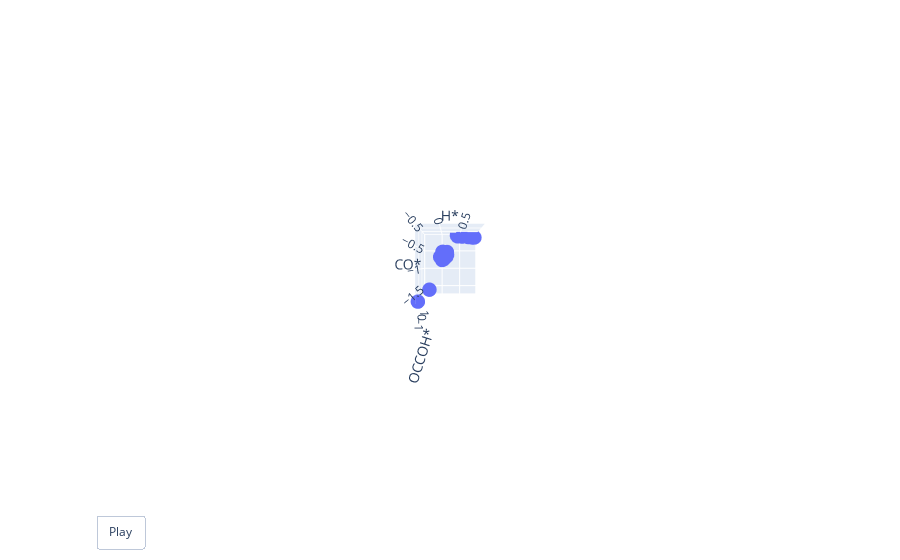

This figure's notebook cell:
### Code cell
fig = go.Figure(data=[go.Scatter3d(
    x=df['H*'],
    z=df['CO*'],
    y=df['OCCOH*'],
    mode='markers',
    marker=dict(size=5),
    #text=df['Gene'],
    #text=df['metal_facet']
    text=df['C2H4']
)])


initial_camera_position = dict(
    eye=dict(x=0, y=-5, z=0)
)

fig.update_layout(
    scene_camera=initial_camera_position,
    scene=dict(
        xaxis_title='H*',
        yaxis_title='OCCOH*',
        zaxis_title='CO*'
    ),
    updatemenus=[{
        "buttons": [
            {
                "args": [None, {"frame": {"duration": 100, "redraw": True}, "fromcurrent": True}],
                "label": "Play",
                "method": "animate"
            }
        ],
        "direction": "left",
        "pad": {"r": 10, "t": 87},
        "showactive": False,
        "type": "buttons",
        "x": 0.1,
        "xanchor": "right",
        "y": 0,
        "yanchor": "top"
    }]
)

# Creating frames for a 90 degree rotation
frames = []
for t in range(0, 91, 1):  # Incrementing by 1 degree for a smoother transition
    frames.append(go.Frame(
        layout=go.Layout(
            scene_camera=dict(
                eye=dict(x=np.sin(np.radians(t)), y=-np.cos(np.radians(t)), z=0)
            )
        )
    ))

fig.frames = frames

fig.show()

### Figure 1 — Plotly figure (JSON) as saved in the notebook; plotly's stock layout.template omitted (floating-point values rounded to 4 significant figures)
{"data": [{"marker": {"size": 5}, "mode": "markers", "text": [25.5, 0, 0, 0, 0, 0, 0, 0, 0, 0, 40.4, 50.2, 50.9, 50, 39, 23.8, 8.3, 45.1, 44.7, 42.3, 34.6, 13.4, 11.5, 13, 17.8, 9.9, 16.6, 13.5, 16.2, 13.7, 13.4], "type": "scatter3d", "x": [0.02324, 0.4337, 0.4071, -0.2259, 0.8262, 0.8482, 0.9079, 0.7313, -0.4595, 0.5339, 0.1383, 0.06805, 0.06041, 0.03148, 0.06594, 0.02212, 0.01961, 0.1247, 0.0516, 0.08741, 0.1374, 0.0323, 0.01599, 0.02467, -0.01849, -0.03426, 0.0087, 0.1285, 0.00577, 0.1281, 0.0323], "y": [0.07015, 1.025, 0.6052, -1.689, 0.381, 0.6591, 0.9735, 0.8056, -1.885, 0.2504, -0.1656, -0.5241, -0.5019, -0.4798, -0.4073, -0.3696, 0.1005, -0.08388, -0.07739, -0.2076, 0.487, 0.2009, -0.3313, -0.04129, 0.03889, -0.07989, -0.07641, -0.05866, 0.2212, 0.2227, 0.2009], "z": [-0.5569, -0.08745, -0.09095, -1.43, -0.1651, -0.1414, -0.1232, -0.1244, -1.67, -0.1489, -0.5695, -0.7547, -0.7378, -0.7164, -0.6991, -0.7755, -0.5593, -0.6816, -0.6868, -0.7134, -0.6288, -0.7009, -0.6522, -0.6562, -0.6654, -0.693, -0.6663, -0.6233, -0.7014, -0.6392, -0.7009]}], "layout": {"scene": {"camera": {"eye": {"x": 0, "y": -5, "z": 0}}, "xaxis": {"title": {"text": "H*"}}, "yaxis": {"title": {"text": "OCCOH*"}}, "zaxis": {"title": {"text": "CO*"}}}, "updatemenus": [{"buttons": [{"args": [null, {"frame": {"duration": 100, "redraw": true}, "fromcurrent": true}], "label": "Play", "method": "animate"}], "direction": "left", "pad": {"r": 10, "t": 87}, "showactive": false, "type": "buttons", "x": 0.1, "xanchor": "right", "y": 0, "yanchor": "top"}]}}
